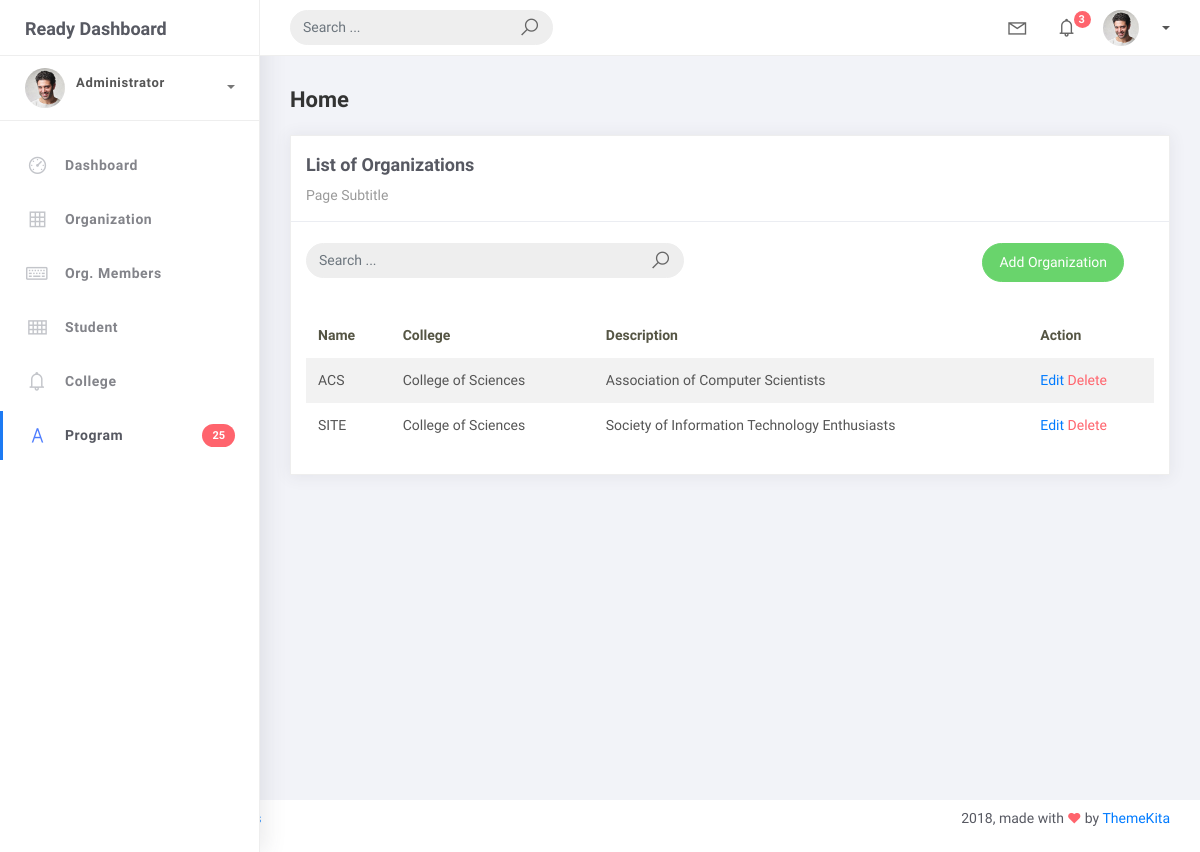
The app's page /organization_list/, older data.
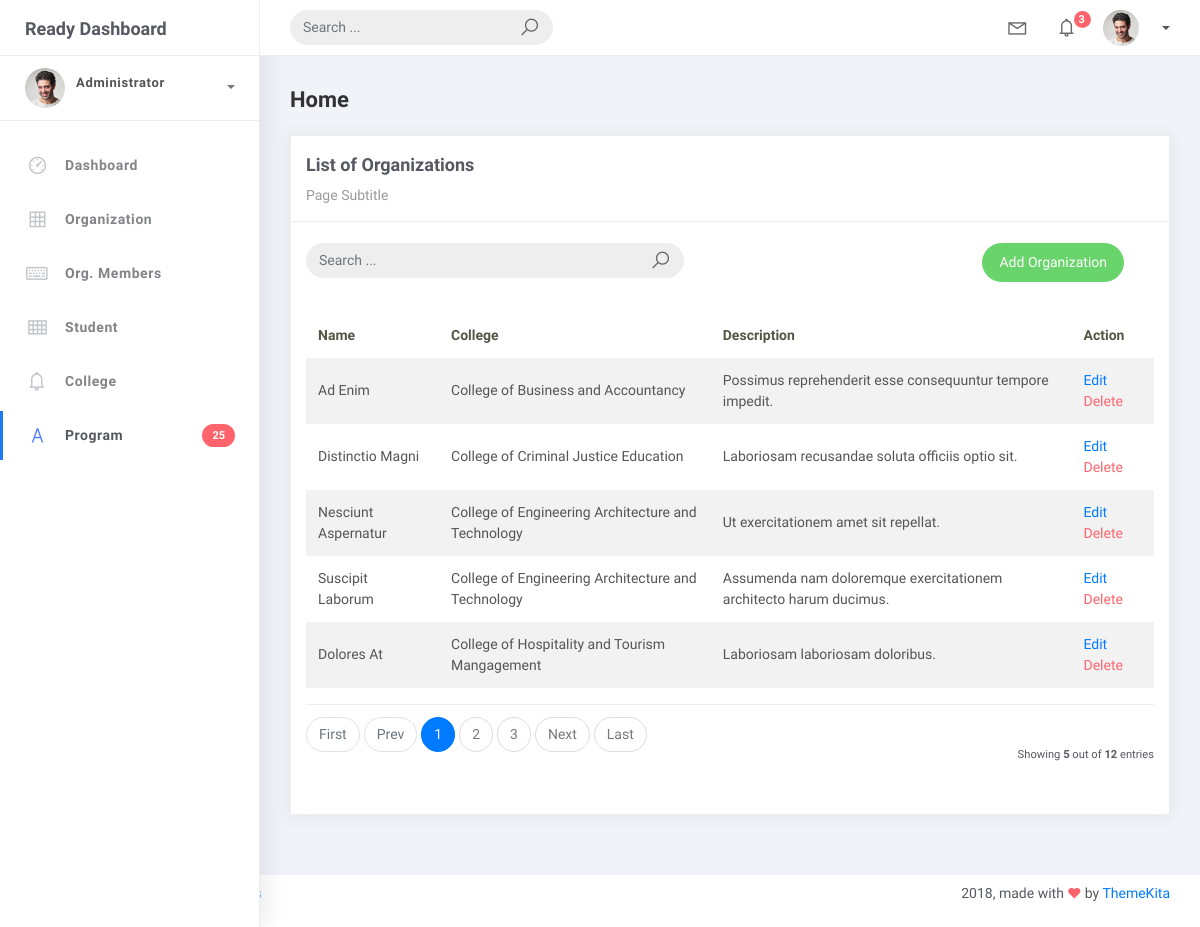
The same page, newer data.
### studentorg/models.py (models this page shows, shortened)
class BaseModel(models.Model):
    created_at = models.DateTimeField(auto_now_add=True, db_index=True)
    updated_at = models.DateTimeField(auto_now=True)
    class Meta:
        abstract = True

class Organization(BaseModel):
    name = models.CharField(max_length=250)
    college = models.ForeignKey(College, null=True, blank=True, on_delete=models.CASCADE)
    description = models.CharField(max_length=500)

class College(BaseModel):
    college_name = models.CharField(max_length=150)
    def __str__(self):
        return self.college_name

### studentorg/views.py (the view)
# urls.py: path('organization_list/', OrganizationList.as_view(), name='organization-list'),
class OrganizationList(ListView):
    model = Organization
    context_object_name = 'organization'
    template_name = 'org_list.html'
    paginate_by = 5
    ordering = ["college__college_name","name"]
    def get_queryset(self):
            qs = super().get_queryset()
            query = self.request.GET.get('q')
            if query:
                qs = qs.filter(
                    Q(name__icontains=query) |
                    Q(description__icontains=query) |
                    Q(college__college_name__icontains=query)
                )
            return qs

### templates/org_list.html
{% extends 'base.html' %}
{% load static %}
{% block content %}
<div class="content">
    <div class="container-fluid">
        <h4 class="page-title">Home</h4>
        <div class="row">
            <div class="col-md-12">
                <div class="card">
                    <div class="card-header">
                        <div class="card-title">List of Organizations</div>
                        <div class="card-category">Page Subtitle</div>
                    </div>
                    <br />
                    <div class="col-md-12 row">
                        <div class="col-md-6">
                            <form class="navbar-left navbar-form nav-search mr-md-3" action="{% url 'organization-list'%}">
                                <div class="input-group">
                                    <input type="text" placeholder="Search ..." class="form-control" name="q" />
                                    <div class="input-group-append">
                                        <span class="input-group-text">
                                            <i class="la la-search search-icon"></i>
                                        </span>
                                    </div>
                                </div>
                            </form>
                        </div>
                        <div class="col-md-6">
                            <div class="pull-right">
                                <a href="{% url 'organization-add' %}" class="btn btn-success btn-rounded">
                                    Add Organization
                                </a>
                            </div>
                        </div>
                    </div>
                    <div class="card-body">
                        <table class="table table-striped mt-3">
                            <thead>
                                <tr>
                                    <th scope="col">Name</th>
                                    <th scope="col">College</th>
                                    <th scope="col">Description</th>
                                    <th scope="col">Action</th>
                                </tr>
                            </thead>
                            <tbody>
                                {% for object in object_list %}
                                <tr>
                                    <td>{{ object.name }}</td>
                                    <td>{{ object.college }}</td>
                                    <td>{{ object.description }}</td>
                                    <td>
                                        <a href="organization_list/{{ object.id }}">Edit</a>
                                        <a href="organization_list/{{ object.id }}/delete" class="text-danger">Delete</a>
                                    </td>
                                </tr>
                                    {% empty %}
                                    <tr>
                                        <td colspan="4" style="text-align: center">
                                        <p class="text-sm font-weight-bold mb-0">No Records Found</p>
                                        </td>
                                    </tr>
                                    {% endfor %}
                            </tbody>
                        </table>
                        {% include 'includes/pagination.html' %}
                    </div>
                </div>
            </div>
        </div>
    </div>
</div>
{% endblock %}

Row changes from the older to the newer data that the page shows:
no longer on this page (row unchanged): Organization: name "ACS", college "College of Sciences", description "Association of Computer Scientists"
no longer on this page (row unchanged): Organization: name "SITE", college "College of Sciences", description "Society of Information Technology Enthusiasts"
added Organization: name "Ad Enim", college "College of Business and Accountancy", description "Possimus reprehenderit esse consequuntur tempore impedit."
added Organization: name "Distinctio Magni", college "College of Criminal Justice Education", description "Laboriosam recusandae soluta officiis optio sit."
added Organization: name "Nesciunt Aspernatur", college "College of Engineering Architecture and Technology", description "Ut exercitationem amet sit repellat."
added Organization: name "Suscipit Laborum", college "College of Engineering Architecture and Technology", description "Assumenda nam doloremque exercitationem architecto harum ducimus."
added Organization: name "Dolores At", college "College of Hospitality and Tourism Mangagement", description "Laboriosam laboriosam doloribus."
Text that changed along with them:
{{ object_list.count }}: (not shown) → "5"
{{ paginator.count }}: (not shown) → "12"
text now shown: "First Prev Next Last Showing out of entries"
new list line: "1"
new list line: "2"
new list line: "3"
